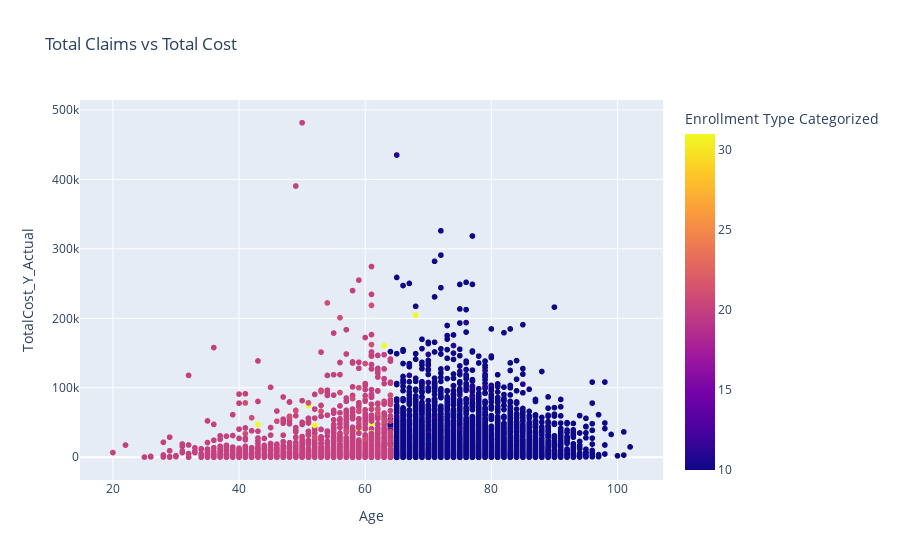

The cell this chart's notebook holds for it:
### Code cell
fig = px.scatter(df_final, x="Age", y="TotalCost_Y_Actual", 
                 color='Enrollment Type Categorized',
                 title='Total Claims vs Total Cost')
fig.show()

### Figure 1 — Plotly figure (JSON) as saved in the notebook; plotly's stock layout.template omitted (floating-point values rounded to 4 significant figures; data arrays with more than 128 entries replaced by an {"elided": "..."} marker saying what was removed)
{"data": [{"hovertemplate": "Age=%{x}<br>TotalCost_Y_Actual=%{y}<br>Enrollment Type Categorized=%{marker.color}<extra></extra>", "legendgroup": "", "marker": {"color": {"elided": "16328 int values"}, "coloraxis": "coloraxis", "symbol": "circle"}, "mode": "markers", "name": "", "showlegend": false, "type": "scattergl", "x": {"elided": "16328 int values"}, "xaxis": "x", "y": {"elided": "16328 float values"}, "yaxis": "y"}], "layout": {"coloraxis": {"colorbar": {"title": {"text": "Enrollment Type Categorized"}}, "colorscale": [[0, "#0d0887"], [0.1111, "#46039f"], [0.2222, "#7201a8"], [0.3333, "#9c179e"], [0.4444, "#bd3786"], [0.5556, "#d8576b"], [0.6667, "#ed7953"], [0.7778, "#fb9f3a"], [0.8889, "#fdca26"], [1, "#f0f921"]]}, "legend": {"tracegroupgap": 0}, "title": {"text": "Total Claims vs Total Cost"}, "xaxis": {"anchor": "y", "domain": [0, 1], "title": {"text": "Age"}}, "yaxis": {"anchor": "x", "domain": [0, 1], "title": {"text": "TotalCost_Y_Actual"}}}}
